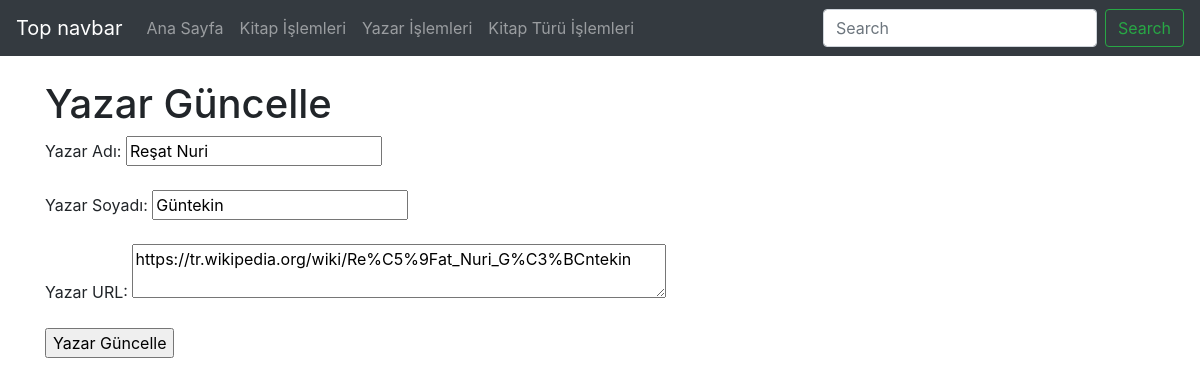
Screenshot of /guncellenecek.php?ykn=1 with the database file from the repository.
### tables this page shows
CREATE TABLE `yazarveri` (
  `ykn` smallint(6) NOT NULL COMMENT 'Yazar Tablosunun Anahtar alanı',
  `ykt` timestamp NOT NULL DEFAULT current_timestamp() COMMENT 'Yazar Kayıt Tarihi',
  `ya` varchar(100) NOT NULL COMMENT 'Yazar Tam Adı',
  `ys` varchar(150) NOT NULL COMMENT 'Yazar Soyadı',
  `yu` varchar(100) DEFAULT NULL COMMENT 'Yazara Ait URL bilgisi '
);

### guncellenecek.php (the view, shortened to what this page needs)
<?php
    require_once("baglanti.php");
    $guncellenecek = mysqli_real_escape_string($baglanti, $_GET["ykn"]);
    $sorgu = mysqli_query($baglanti, "SELECT * FROM yazarveri WHERE ykn = $guncellenecek");
    $satir = mysqli_fetch_assoc($sorgu)
?>
<!DOCTYPE html>
<html lang="tr"><head><meta http-equiv="Content-Type" content="text/html; charset=UTF-8">
<link href="bootstrap.min.css" rel="stylesheet">
    <link href="./katalog_files/navbar-top.css" rel="stylesheet">
  </head>
  <body>
    <nav class="navbar navbar-expand-md navbar-dark bg-dark mb-4">
  <a class="navbar-brand" href="https://getbootstrap.com/docs/4.4/examples/navbar-static/#">Top navbar</a>
  <div class="collapse navbar-collapse" id="navbarCollapse">
    <ul class="navbar-nav mr-auto">
      <li class="nav-item">
        <a class="nav-link" href="index.php">Ana Sayfa </a>
      </li>
      <li class="nav-item">
        <a class="nav-link" href="kitap.php">Kitap İşlemleri</a>
      </li>
      <li class="nav-item">
        <a class="nav-link" href="yazar.php">Yazar İşlemleri</a>
      </li>
      <li class="nav-item">
        <a class="nav-link" href="kitaptur.php">Kitap Türü İşlemleri</a>
      </li>
    </ul>
    <form class="form-inline mt-2 mt-md-0">
      <input class="form-control mr-sm-2" type="text" placeholder="Search" aria-label="Search">
      <button class="btn btn-outline-success my-2 my-sm-0" type="submit">Search</button>
    </form>
  </div>
</nav>
<main role="main" class="container">
<h1>Yazar Güncelle</h1>
<form action="yazar_guncellendi.php" method="post">
    Yazar Adı: <input type="text" name="ya" value="<?php echo $satir["ya"] ;?>"><br><br>
    Yazar Soyadı: <input type="text" name="ys" value="<?php echo $satir["ys"] ;?>"><br><br>
    Yazar URL: <textarea name="yu" rows="2" cols="50"><?php echo $satir["yu"]?></textarea><br><br>
    <input type="submit" value="Yazar Güncelle">
</form>
</main>
</body></html>

### navbar-top.css (style rules this page uses)
body { min-height: 75rem; }

### rows the page displays
yazarveri: ya "Reşat Nuri", ys "Güntekin", yu "https://tr.wikipedia.org/wiki/Re%C5%9Fat_Nuri_G%C3%BCntekin"
